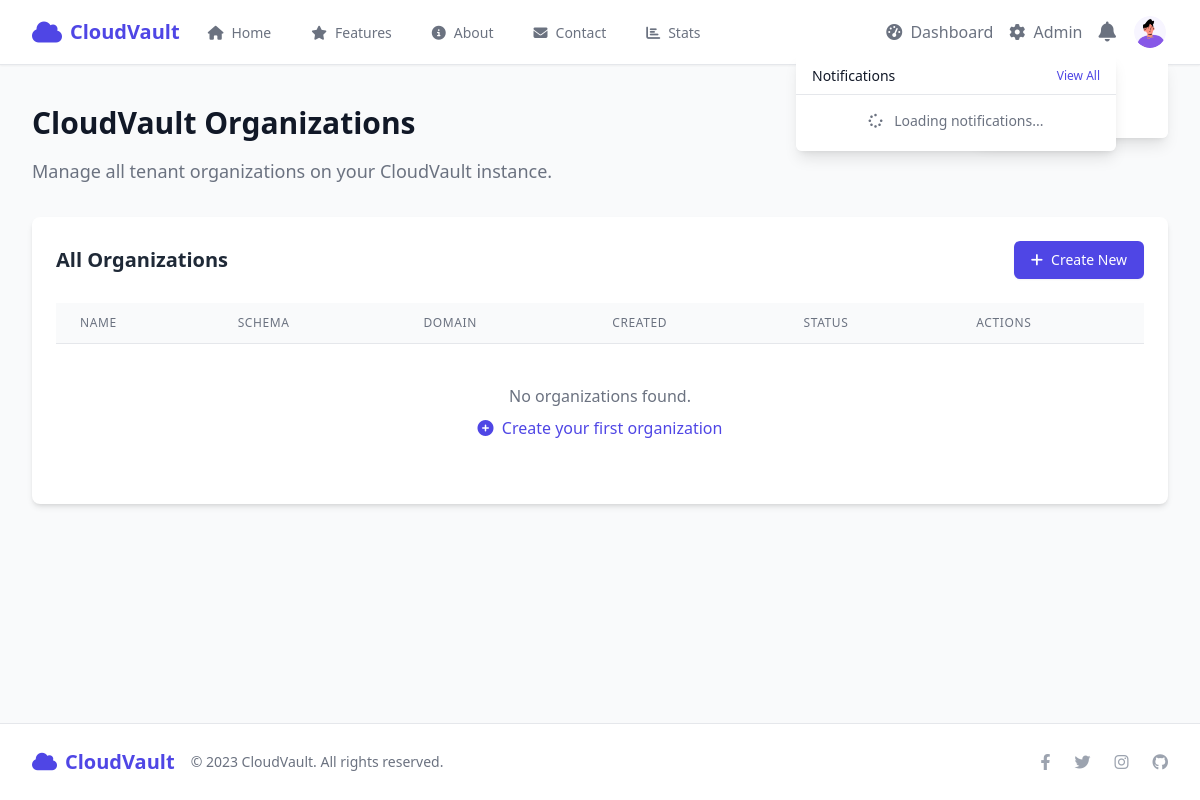
/tenants/list/ (signed in), run on an earlier commit of the app's database.
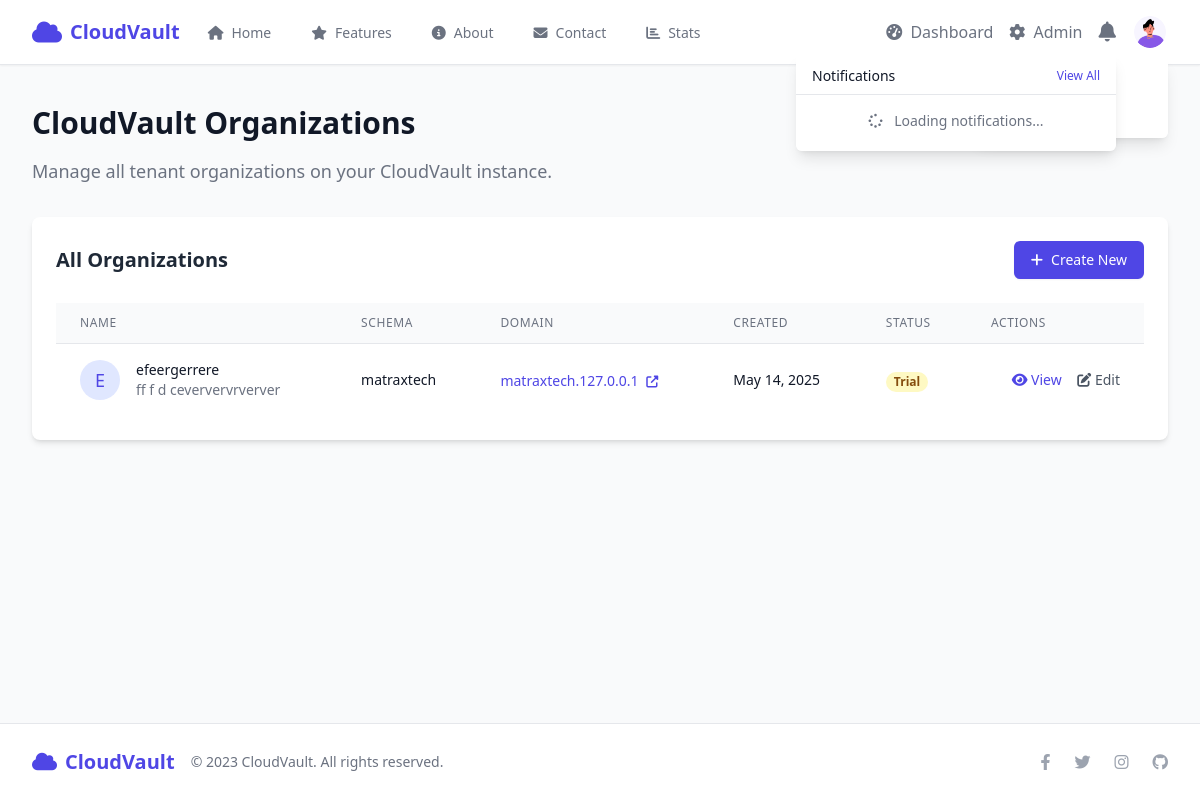
And on a later commit of the database.
### tenants/models.py (models this page shows, shortened)
class Tenant(models.Model):
    id = models.UUIDField(primary_key=True, default=uuid.uuid4, editable=False)
    name = models.CharField(max_length=100)
    schema_name = models.CharField(max_length=63, unique=True)
    created_on = models.DateField(auto_now_add=True)
    paid_until = models.DateField(null=True, blank=True)
    on_trial = models.BooleanField(default=True)
    logo = models.ImageField(upload_to='tenant_logos', null=True, blank=True)
    description = models.TextField(blank=True, null=True)
    phone = models.CharField(max_length=20, blank=True, null=True)
    email = models.EmailField(blank=True, null=True)
    address = models.TextField(blank=True, null=True)
    website = models.URLField(blank=True, null=True)

class Domain(models.Model):
    domain = models.CharField(max_length=253, unique=True, db_index=True)
    tenant = models.ForeignKey(Tenant, on_delete=models.CASCADE, related_name='domains')
    is_primary = models.BooleanField(default=True)

### tenants/views.py (the view)
# urls.py: path('list/', views.tenant_list, name='tenant_list'),
@user_passes_test(is_superuser)
def tenant_list(request):
    tenants = Tenant.objects.all()
    return render(request, 'tenants/tenant_list.html', {'tenants': tenants})

### tenants/context_processors.py (called while the page is built)
def tenant_context(request):
    context = {}
    context['current_tenant'] = None
    context['current_domain'] = None
    context['is_public_schema'] = True
    return context

### tenants/views.py (called while the page is built)
def is_superuser(user):
    return user.is_superuser

### templates/tenants/tenant_list.html (shortened to what the changed rows need)
{% extends 'base.html' %}
{% block content %}
<div class="max-w-7xl mx-auto py-10 px-4 sm:px-6 lg:px-8">
    <div class="mb-8">
        <h1 class="text-3xl font-extrabold text-gray-900 fade-in">
            CloudVault Organizations
        </h1>
    </div>
    <div class="bg-white shadow-md rounded-lg p-6 fade-in">
        <div class="flex justify-between items-center mb-6">
            <h2 class="text-xl font-semibold text-gray-800">All Organizations</h2>
        </div>
        <div class="overflow-x-auto">
            <table class="min-w-full divide-y divide-gray-200">
                <thead class="bg-gray-50">
                    <tr>
                        <th scope="col" class="px-6 py-3 text-left text-xs font-medium text-gray-500 uppercase tracking-wider">
                            Name
                        </th>
                        <th scope="col" class="px-6 py-3 text-left text-xs font-medium text-gray-500 uppercase tracking-wider">
                            Schema
                        </th>
                        <th scope="col" class="px-6 py-3 text-left text-xs font-medium text-gray-500 uppercase tracking-wider">
                            Domain
                        </th>
                        <th scope="col" class="px-6 py-3 text-left text-xs font-medium text-gray-500 uppercase tracking-wider">
                            Created
                        </th>
                        <th scope="col" class="px-6 py-3 text-left text-xs font-medium text-gray-500 uppercase tracking-wider">
                            Status
                        </th>
                        <th scope="col" class="px-6 py-3 text-left text-xs font-medium text-gray-500 uppercase tracking-wider">
                            Actions
                        </th>
                    </tr>
                </thead>
                <tbody class="bg-white divide-y divide-gray-200">
                    {% for tenant in tenants %}
                    <tr>
                        <td class="px-6 py-4 whitespace-nowrap">
                            <div class="flex items-center">
                                {% if tenant.logo %}
                                <div class="flex-shrink-0 h-10 w-10">
                                    <img class="h-10 w-10 rounded-full" src="{{ tenant.logo.url }}" alt="{{ tenant.name }} Logo">
                                </div>
                                {% else %}
                                <div class="flex-shrink-0 h-10 w-10 bg-primary-100 rounded-full flex items-center justify-center">
                                    <span class="text-primary-600 font-medium text-lg">{{ tenant.name|first|upper }}</span>
                                </div>
                                {% endif %}
                                <div class="ml-4">
                                    <div class="text-sm font-medium text-gray-900">
                                        {{ tenant.name }}
                                    </div>
                                    <div class="text-sm text-gray-500">
                                        {% if tenant.description %}
                                        {{ tenant.description|truncatechars:40 }}
                                        {% else %}
                                        No description
                                        {% endif %}
                                    </div>
                                </div>
                            </div>
                        </td>
                        <td class="px-6 py-4 whitespace-nowrap">
                            <div class="text-sm text-gray-900">{{ tenant.schema_name }}</div>
                        </td>
                        <td class="px-6 py-4 whitespace-nowrap">
                            {% with domain=tenant.domains.first %}
                            {% if domain %}
                            <a href="http://{{ domain.domain }}" target="_blank" class="text-sm text-primary-600 hover:text-primary-900">
                                {{ domain.domain }}
                                <i class="fas fa-external-link-alt ml-1 text-xs"></i>
                            </a>
                            {% else %}
                            <span class="text-sm text-gray-500">No domain</span>
                            {% endif %}
                            {% endwith %}
                        </td>
                        <td class="px-6 py-4 whitespace-nowrap">
                            <div class="text-sm text-gray-900">{{ tenant.created_on }}</div>
                        </td>
                        <td class="px-6 py-4 whitespace-nowrap">
                            {% if tenant.on_trial %}
                            <span class="px-2 inline-flex text-xs leading-5 font-semibold rounded-full bg-yellow-100 text-yellow-800">
                                Trial
                            </span>
                            {% elif tenant.paid_until and tenant.paid_until < now %}
                            <span class="px-2 inline-flex text-xs leading-5 font-semibold rounded-full bg-red-100 text-red-800">
                                Expired
                            </span>
                            {% else %}
                            <span class="px-2 inline-flex text-xs leading-5 font-semibold rounded-full bg-green-100 text-green-800">
                                Active
                            </span>
                            {% endif %}
                        </td>
                        <td class="px-6 py-4 whitespace-nowrap text-right text-sm font-medium">
                            <a href="{% url 'tenant_detail' tenant_id=tenant.id %}" class="text-primary-600 hover:text-primary-900 mr-3">
                                <i class="fas fa-eye"></i>
                                View
                            </a>
                            <a href="/admin/tenants/tenant/{{ tenant.id }}/change/" class="text-gray-600 hover:text-gray-900">
                                <i class="fas fa-edit"></i>
                                Edit
                            </a>
                        </td>
                    </tr>
                    {% empty %}
                    <tr>
                        <td colspan="6" class="px-6 py-10 text-center text-gray-500">
                            <p class="text-base">No organizations found.</p>
                            <p class="mt-2">
                                <a href="{% url 'tenant_signup' %}" class="text-primary-600 hover:text-primary-900">
                                    <i class="fas fa-plus-circle mr-1"></i>
                                    Create your first organization
                                </a>
                            </p>
                        </td>
                    </tr>
                    {% endfor %}
                </tbody>
            </table>
        </div>
    </div>
</div>
{% endblock %}

What changed in the data, as far as the page shows it:
added Tenant: name|first "E", name "efeergerrere", description "ff f d ceververvrverver", schema_name "matraxtech", domains.first.domain "matraxtech.127.0.0.1", created_on "May 14, 2025", on_trial "Trial"
Also different on the page:
text no longer shown: "No organizations found. Create your first organization"
